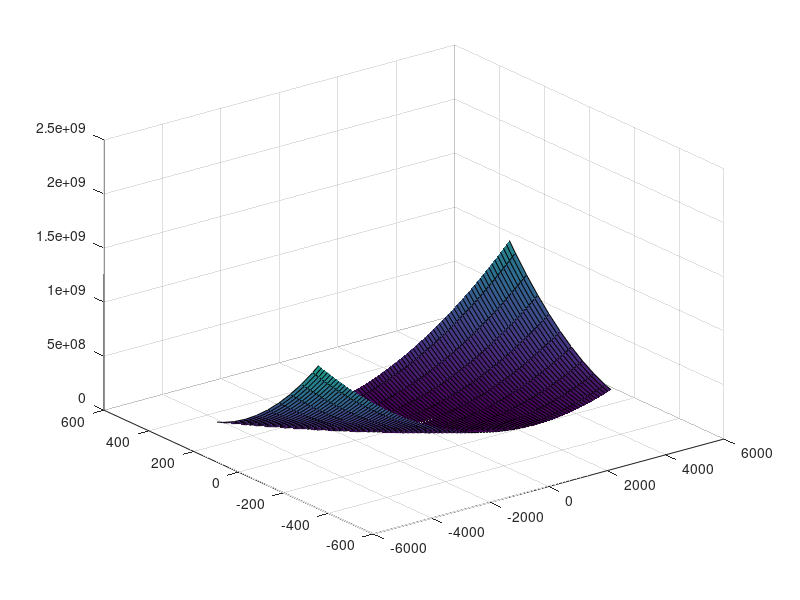

Write MATLAB code to recreate this figure.
clear()

% Create mash over beta_0 and beta_1
[beta_0,beta_1] = meshgrid(-5000:100:5000,-500:50:500);
%[beta_0,beta_1] = meshgrid(-8:0.05:0,0:0.05:5);

% Define x and y data vectors
x = transpose(1:20);
y = transpose([-3.15,2.52,-1.18,3.06,1.7,2.91,3.92,2.31,4.63,10.91,17.56,11.52,12.31,12.12,12.13,20.37,25.26,27.75,24.93,32.49]);

% Evaluate inner terms of q function
for i = 1:20
    b1_times_x(:,:,i) = beta_1 * x(i);
end

for i = 1:20
    b0_plus_beta1_times_x(:,:,i) = b1_times_x(:,:,i)+ beta_0;
end

for i = 1:20
    y_minus_beta_x(:,:,i) = y(i) - b0_plus_beta1_times_x(:,:,i);
end

for i = 1:20
    power_2(:,:,i) = y_minus_beta_x(:,:,i).^2;
end

% Evaluate q
q = sum(power_2,3);

% Plot q
surf(beta_0,beta_1,q);

qmin = min(q(:));
%hold on
%surf(beta_0,beta_1,qmin*ones(size(q)));